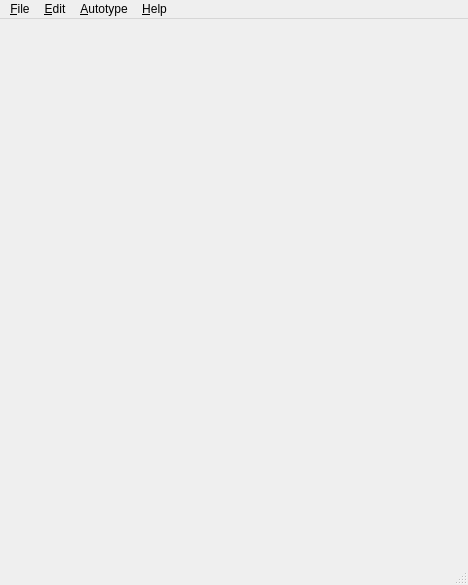
<?xml version="1.0" encoding="UTF-8"?>
<ui version="4.0">
 <class>YsidMain</class>
 <widget class="QMainWindow" name="YsidMain">
  <property name="geometry">
   <rect>
    <x>0</x>
    <y>0</y>
    <width>468</width>
    <height>585</height>
   </rect>
  </property>
  <property name="windowTitle">
   <string>MainWindow</string>
  </property>
  <property name="windowIcon">
   <iconset resource="ysid_qt.qrc">
    <normaloff>:/imgs/icon.png</normaloff>:/imgs/icon.png</iconset>
  </property>
  <widget class="QWidget" name="centralwidget"/>
  <widget class="QMenuBar" name="menubar">
   <property name="geometry">
    <rect>
     <x>0</x>
     <y>0</y>
     <width>468</width>
     <height>19</height>
    </rect>
   </property>
   <widget class="QMenu" name="menuHelp">
    <property name="title">
     <string>&amp;Help</string>
    </property>
    <addaction name="actionAbout"/>
   </widget>
   <widget class="QMenu" name="menuAutotype">
    <property name="title">
     <string>&amp;Autotype</string>
    </property>
    <addaction name="actionAutotype"/>
    <addaction name="actionAutotype_password"/>
    <addaction name="actionAutotype_username"/>
    <addaction name="actionAutotype_url"/>
   </widget>
   <widget class="QMenu" name="menuEdit">
    <property name="title">
     <string>&amp;Edit</string>
    </property>
    <addaction name="actionCopy_password"/>
    <addaction name="actionAdd_Item"/>
    <addaction name="actionEdit"/>
    <addaction name="actionErase"/>
   </widget>
   <widget class="QMenu" name="menuFile">
    <property name="title">
     <string>&amp;File</string>
    </property>
    <addaction name="actionLogin"/>
    <addaction name="actionLogout"/>
    <addaction name="actionOptions"/>
    <addaction name="actionToolbar"/>
    <addaction name="actionHttpd"/>
    <addaction name="separator"/>
    <addaction name="actionExit"/>
   </widget>
   <addaction name="menuFile"/>
   <addaction name="menuEdit"/>
   <addaction name="menuAutotype"/>
   <addaction name="menuHelp"/>
  </widget>
  <widget class="QStatusBar" name="statusbar"/>
  <action name="actionAbout">
   <property name="text">
    <string>&amp;About</string>
   </property>
  </action>
  <action name="actionLogin">
   <property name="icon">
    <iconset resource="ysid_qt.qrc">
     <normaloff>:/imgs/login.png</normaloff>:/imgs/login.png</iconset>
   </property>
   <property name="text">
    <string>&amp;Login</string>
   </property>
  </action>
  <action name="actionLogout">
   <property name="icon">
    <iconset resource="ysid_qt.qrc">
     <normaloff>:/imgs/logout.png</normaloff>:/imgs/logout.png</iconset>
   </property>
   <property name="text">
    <string>Lo&amp;gout</string>
   </property>
  </action>
  <action name="actionAdd_Item">
   <property name="icon">
    <iconset resource="ysid_qt.qrc">
     <normaloff>:/imgs/add.png</normaloff>:/imgs/add.png</iconset>
   </property>
   <property name="text">
    <string>&amp;Add Item</string>
   </property>
   <property name="shortcut">
    <string>A</string>
   </property>
  </action>
  <action name="actionEdit">
   <property name="icon">
    <iconset resource="ysid_qt.qrc">
     <normaloff>:/imgs/edit.png</normaloff>:/imgs/edit.png</iconset>
   </property>
   <property name="text">
    <string>&amp;Edit</string>
   </property>
   <property name="shortcut">
    <string>E</string>
   </property>
  </action>
  <action name="actionErase">
   <property name="icon">
    <iconset resource="ysid_qt.qrc">
     <normaloff>:/imgs/delete.png</normaloff>:/imgs/delete.png</iconset>
   </property>
   <property name="text">
    <string>E&amp;rase</string>
   </property>
   <property name="shortcut">
    <string>D</string>
   </property>
  </action>
  <action name="actionExit">
   <property name="icon">
    <iconset resource="ysid_qt.qrc">
     <normaloff>:/imgs/exit.png</normaloff>:/imgs/exit.png</iconset>
   </property>
   <property name="text">
    <string>E&amp;xit</string>
   </property>
  </action>
  <action name="actionCopy_password">
   <property name="icon">
    <iconset resource="ysid_qt.qrc">
     <normaloff>:/imgs/copy.png</normaloff>:/imgs/copy.png</iconset>
   </property>
   <property name="text">
    <string>&amp;Copy password</string>
   </property>
   <property name="shortcut">
    <string>C</string>
   </property>
  </action>
  <action name="actionToolbar">
   <property name="text">
    <string>Hide &amp;Toolbar</string>
   </property>
  </action>
  <action name="actionHttpd">
   <property name="text">
    <string>Start &amp;HTTPD</string>
   </property>
  </action>
  <action name="actionOptions">
   <property name="text">
    <string>&amp;Options</string>
   </property>
  </action>
  <action name="actionAutotype">
   <property name="icon">
    <iconset resource="ysid_qt.qrc">
     <normaloff>:/imgs/type.png</normaloff>:/imgs/type.png</iconset>
   </property>
   <property name="text">
    <string>Auto&amp;type</string>
   </property>
   <property name="shortcut">
    <string>Ctrl+V</string>
   </property>
   <property name="shortcutContext">
    <enum>Qt::ApplicationShortcut</enum>
   </property>
  </action>
  <action name="actionAutotype_password">
   <property name="icon">
    <iconset resource="ysid_qt.qrc">
     <normaloff>:/imgs/type_password</normaloff>:/imgs/type_password</iconset>
   </property>
   <property name="text">
    <string>Autotype &amp;password</string>
   </property>
   <property name="shortcut">
    <string>Ctrl+P</string>
   </property>
   <property name="shortcutContext">
    <enum>Qt::ApplicationShortcut</enum>
   </property>
  </action>
  <action name="actionAutotype_username">
   <property name="icon">
    <iconset resource="ysid_qt.qrc">
     <normaloff>:/imgs/type_username</normaloff>:/imgs/type_username</iconset>
   </property>
   <property name="text">
    <string>Autotype &amp;username</string>
   </property>
   <property name="shortcut">
    <string>Ctrl+U</string>
   </property>
   <property name="shortcutContext">
    <enum>Qt::ApplicationShortcut</enum>
   </property>
  </action>
  <action name="actionAutotype_url">
   <property name="icon">
    <iconset resource="ysid_qt.qrc">
     <normaloff>:/imgs/type_url</normaloff>:/imgs/type_url</iconset>
   </property>
   <property name="text">
    <string>Autotype ur&amp;l</string>
   </property>
   <property name="shortcut">
    <string>Ctrl+L</string>
   </property>
  </action>
 </widget>
 <resources>
  <include location="ysid_qt.qrc"/>
 </resources>
 <connections/>
</ui>
